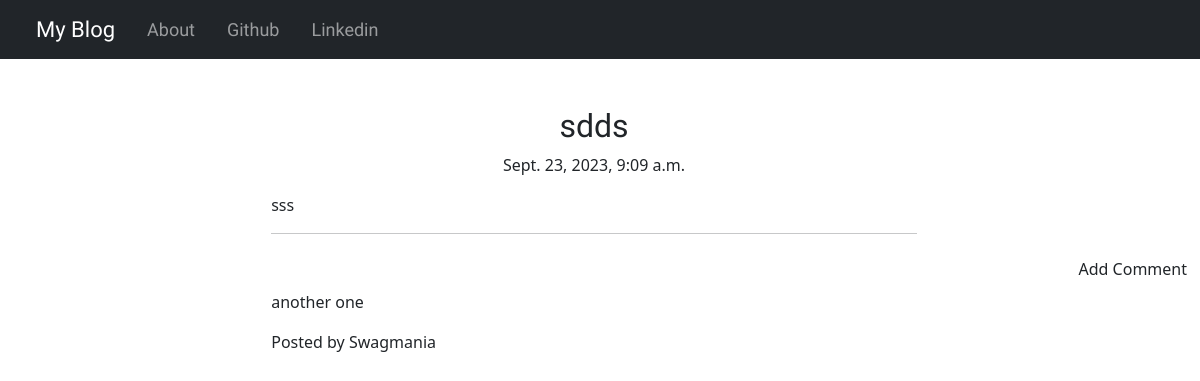
/10, run on an earlier commit of the app's database.
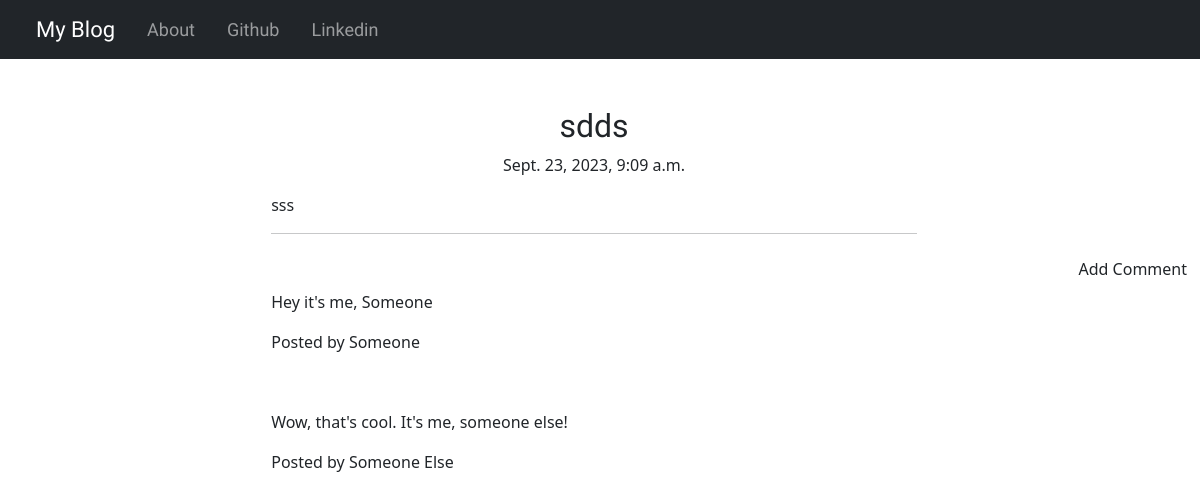
And on a later commit of the database.
### blog/models.py (models this page shows, shortened)
class Post(models.Model):
    author = models.ForeignKey("auth.User", on_delete=models.CASCADE)
    title = models.CharField(max_length=200)
    text = models.TextField()
    date = models.DateTimeField(default=timezone.now)
    published_date = models.DateTimeField(blank=True, null=True)

class Comment(models.Model):
    post = models.ForeignKey('blog.Post', related_name='comments', on_delete=models.CASCADE)
    author = models.CharField(max_length=100)
    text = models.TextField()
    create_date = models.DateTimeField(default=timezone.now)
    approved_comment = models.BooleanField(default=False)

### blog/views.py (the view)
# urls.py: path('<int:pk>', views.PostDetailView.as_view(), name='post_detail'),
class PostDetailView(DetailView):
    model = Post

### blog/templates/blog/post_detail.html (shortened to what this page needs)
{% extends 'blog/base.html' %}
{% load bootstrap_icons %}
{% block body_block %}
    <div class="container my-5" style="width:60%;">
        <h1 class="posttitle loader">{{ post.title }}</h1>
        {% if post.published_date %}
            <div class="date postdate">
                {{ post.published_date }}
            </div>
        {% else %}
            <a href="{% url 'blog:post_publish' pk=post.pk %}" class="btn btn-default">Publish</a>
        {% endif %}
        <p class="postcontent">{{ post.text|safe|linebreaksbr }}</p>
        <hr>
        <a href="{% url 'blog:add_comment_to_post' pk=post.pk %}" class="btn btn-comment">Add Comment</a>
        <div class="conatiner">
            {% for comment in post.comments.all %}
                <br>
            <p>{{ comment.text|safe|linebreaks }}</p>
            <p>Posted by {{ comment.author }}</p>
            {% empty %}
            <p>No Comments</p>
            {% endfor %}
        </div>
    </div>
{% endblock %}

### blog/templates/blog/base.html (shortened to what this page needs)
<!DOCTYPE html>
{% load static %}
{% load bootstrap_icons %}
<html lang="en">
<head>
    <link href="https://cdn.jsdelivr.net/npm/bootstrap@5.3.2/dist/css/bootstrap.min.css" rel="stylesheet">
    <link rel="stylesheet" href="//cdn.jsdelivr.net/npm/medium-editor@latest/dist/css/medium-editor.min.css" type="text/css" media="screen" charset="utf-8">
    <link rel="stylesheet" href="{% static 'css/blog.css' %}">
</head>
<body>
    <nav class="navbar navbar-expand-lg navbar-dark bg-dark navbar-static-top techfont">
        <div class="container-fluid mx-4">
          <a class="navbar-brand bigbrand" href="{% url 'blog:post_list' %}">My Blog</a>
          <div class="collapse navbar-collapse justify-content-between" id="navbarNavAltMarkup">
            <div class="navbar-nav">
                <a class="nav-link mx-2" href="{% url 'blog:about' %}">About</a>
              <a class="nav-link mx-2" href="https://github.com/">Github</a>
              <a class="nav-link mx-2" href="https://linkedin.com/">Linkedin</a>
            </div>
            <div class="navbar-nav">
                {% if user.is_authenticated %}
                    <a class="nav-link mx-2" href="{% url 'blog:post_new' %}">New Post</a>
                    <a class="nav-link mx-2" href="{% url 'blog:post_draft_list' %}">Drafts</a>
                    <a class="nav-link mx-2" href="{% url 'logout' %}">Log Out</a>
                    <a class="nav-link mx-2">Welcome {{ user.username }}</a>
                    {% else %}
                    <a class="nav-link mx-2" href="{% url 'login' %}"></a>
                {% endif %}
            </div>
          </div>
        </div>
    </nav>
    <div class="content container m-4">
        {% block body_block %}
        {% endblock %}
    </div>
</body>
</html>

### blog/static/css/blog.css (style rules this page uses)
.techfont { font-family: 'Mooli', sans-serif; font-size: 18px; margin-bottom: 10px; }
.bigbrand { font-size: 22px; }
.postdate { text-align:center; }
.posttitle { font-family: 'Mooli', sans-serif; font-size: 2em; text-align: center; }
.postcontent { font-family: 'Montserrat'; font-size: 1em; }
.btn-comment { position: absolute; right: 0px; }
.loader { filter:hue-rotate(0deg); color:linear-gradient(45deg,#0f8,#08f); animation:hue 10000ms infinite linear; }

What changed in the data, as far as the page shows it:
removed Comment: text "another one", author "Swagmania"
added Comment: text "Hey it's me, Someone", author "Someone"
added Comment: text "Wow, that's cool. It's me, someone else!", author "Someone Else"
